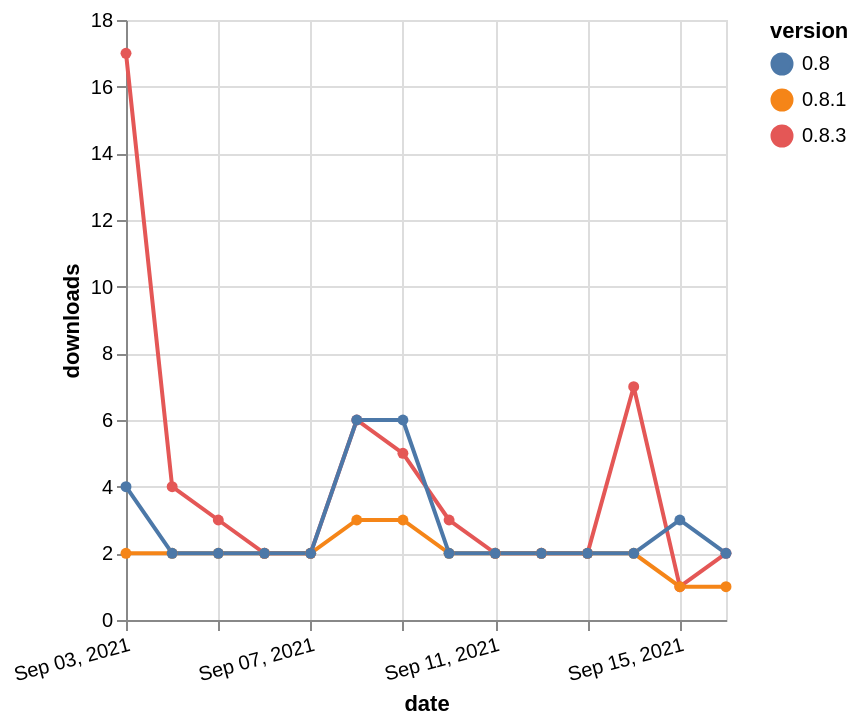

Write the Vega-Lite specification saved for this chart.
### Vega-Lite specification from a JSON file in a GitHub repository (floating-point values rounded to 4 significant figures)
{"$schema": "https://vega.github.io/schema/vega-lite/v5.json", "description": "A simple bar chart with embedded data.", "data": {"values": [{"date": "2021-09-03", "total": 899, "delta": 17, "version": "0.8.3"}, {"date": "2021-09-04", "total": 903, "delta": 4, "version": "0.8.3"}, {"date": "2021-09-05", "total": 906, "delta": 3, "version": "0.8.3"}, {"date": "2021-09-06", "total": 908, "delta": 2, "version": "0.8.3"}, {"date": "2021-09-07", "total": 910, "delta": 2, "version": "0.8.3"}, {"date": "2021-09-08", "total": 916, "delta": 6, "version": "0.8.3"}, {"date": "2021-09-09", "total": 921, "delta": 5, "version": "0.8.3"}, {"date": "2021-09-10", "total": 924, "delta": 3, "version": "0.8.3"}, {"date": "2021-09-11", "total": 926, "delta": 2, "version": "0.8.3"}, {"date": "2021-09-12", "total": 928, "delta": 2, "version": "0.8.3"}, {"date": "2021-09-13", "total": 930, "delta": 2, "version": "0.8.3"}, {"date": "2021-09-14", "total": 937, "delta": 7, "version": "0.8.3"}, {"date": "2021-09-15", "total": 938, "delta": 1, "version": "0.8.3"}, {"date": "2021-09-16", "total": 940, "delta": 2, "version": "0.8.3"}, {"date": "2021-09-03", "total": 665, "delta": 2, "version": "0.8.1"}, {"date": "2021-09-04", "total": 667, "delta": 2, "version": "0.8.1"}, {"date": "2021-09-05", "total": 669, "delta": 2, "version": "0.8.1"}, {"date": "2021-09-06", "total": 671, "delta": 2, "version": "0.8.1"}, {"date": "2021-09-07", "total": 673, "delta": 2, "version": "0.8.1"}, {"date": "2021-09-08", "total": 676, "delta": 3, "version": "0.8.1"}, {"date": "2021-09-09", "total": 679, "delta": 3, "version": "0.8.1"}, {"date": "2021-09-10", "total": 681, "delta": 2, "version": "0.8.1"}, {"date": "2021-09-11", "total": 683, "delta": 2, "version": "0.8.1"}, {"date": "2021-09-12", "total": 685, "delta": 2, "version": "0.8.1"}, {"date": "2021-09-13", "total": 687, "delta": 2, "version": "0.8.1"}, {"date": "2021-09-14", "total": 689, "delta": 2, "version": "0.8.1"}, {"date": "2021-09-15", "total": 690, "delta": 1, "version": "0.8.1"}, {"date": "2021-09-16", "total": 691, "delta": 1, "version": "0.8.1"}, {"date": "2021-09-03", "total": 4425, "delta": 4, "version": "0.8"}, {"date": "2021-09-04", "total": 4427, "delta": 2, "version": "0.8"}, {"date": "2021-09-05", "total": 4429, "delta": 2, "version": "0.8"}, {"date": "2021-09-06", "total": 4431, "delta": 2, "version": "0.8"}, {"date": "2021-09-07", "total": 4433, "delta": 2, "version": "0.8"}, {"date": "2021-09-08", "total": 4439, "delta": 6, "version": "0.8"}, {"date": "2021-09-09", "total": 4445, "delta": 6, "version": "0.8"}, {"date": "2021-09-10", "total": 4447, "delta": 2, "version": "0.8"}, {"date": "2021-09-11", "total": 4449, "delta": 2, "version": "0.8"}, {"date": "2021-09-12", "total": 4451, "delta": 2, "version": "0.8"}, {"date": "2021-09-13", "total": 4453, "delta": 2, "version": "0.8"}, {"date": "2021-09-14", "total": 4455, "delta": 2, "version": "0.8"}, {"date": "2021-09-15", "total": 4458, "delta": 3, "version": "0.8"}, {"date": "2021-09-16", "total": 4460, "delta": 2, "version": "0.8"}]}, "width": "container", "mark": {"type": "line", "point": {"filled": true}}, "encoding": {"x": {"field": "date", "type": "temporal", "timeUnit": "yearmonthdate", "title": "date", "axis": {"labelAngle": -15}}, "y": {"field": "delta", "type": "quantitative", "title": "downloads"}, "color": {"field": "version", "type": "nominal"}, "tooltip": {"field": "delta"}}}
